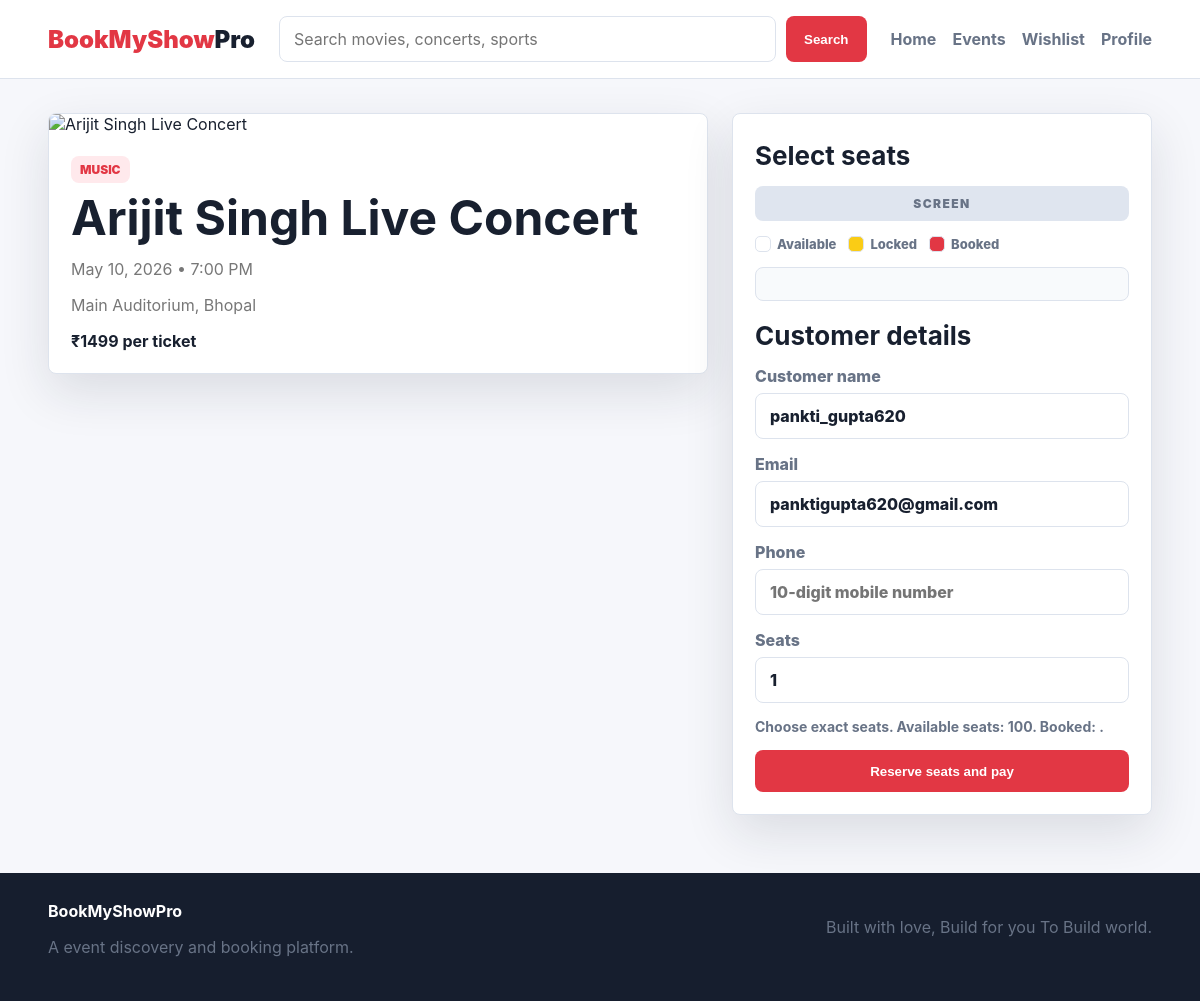
The app's page /events/5/book/ (signed in), older data.
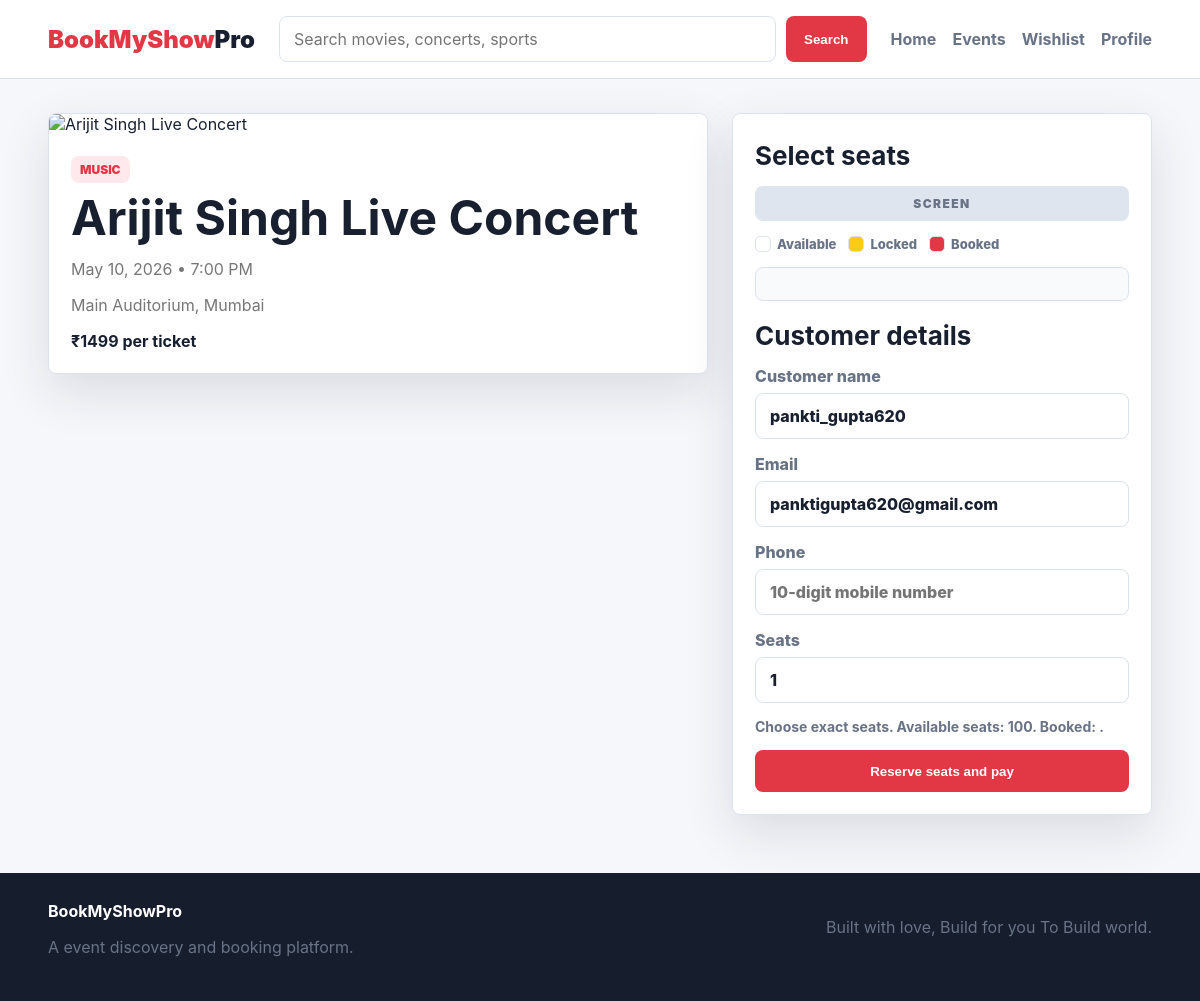
The same page, newer data.
### events/models.py (models this page shows, shortened)
class Event(models.Model):
    CATEGORY_CHOICES = [
        ('Music','Music'),
        ('Sports','Sports'),
        ('Comedy','Comedy'),
        ('Movies','Movies'),
        ('Theatre','Theatre'),
        ('Tech','Tech')
    ]
    title = models.CharField(max_length=200)
    image = models.CharField(max_length=200)  # just store image file name
    date = models.DateField()
    time = models.TimeField(default=time(19, 0))
    category = models.CharField(max_length=50, choices=CATEGORY_CHOICES)
    location = models.CharField(max_length=200)
    city = models.CharField(max_length=100, default='Bhopal')
    venue = models.CharField(max_length=200, default='Main Auditorium')
    price = models.IntegerField()
    seats_available = models.PositiveIntegerField(default=100)
    rating = models.DecimalField(
        max_digits=3,
        decimal_places=1,
        default=Decimal('4.5'),
        validators=[MinValueValidator(0), MaxValueValidator(5)]
    )
    language = models.CharField(max_length=80, default='Hindi, English')
    duration = models.CharField(max_length=50, default='2h 30m')
    is_featured = models.BooleanField(default=False)
    description = models.TextField()
    class Meta:
        ordering = ['date', 'time', 'title']
    @property
    def image_url(self):
        if self.image.startswith(('http://', 'https://', '/')):
            return self.image
        fallback_images = {
            'Music': 'https://images.unsplash.com/photo-1492684223066-81342ee5ff30?auto=format&fit=crop&w=900&q=80',
            'Sports': 'https://images.unsplash.com/photo-1540747913346-19e32dc3e97e?auto=format&fit=crop&w=900&q=80',
            'Comedy': 'https://images.unsplash.com/photo-1527224538127-2104bb71c51b?auto=format&fit=crop&w=900&q=80',
            'Movies': 'https://images.unsplash.com/photo-1489599849927-2ee91cede3ba?auto=format&fit=crop&w=900&q=80',
            'Theatre': 'https://images.unsplash.com/photo-1503095396549-807759245b35?auto=format&fit=crop&w=900&q=80',
            'Tech': 'https://images.unsplash.com/photo-1540575467063-178a50c2df87?auto=format&fit=crop&w=900&q=80',
        }
        return fallback_images.get(self.category, fallback_images['Movies'])

### events/views.py (the view)
# urls.py: path('events/<int:event_id>/book/', views.book_event, name='book_event'),
def book_event(request, event_id):
    event = get_object_or_404(Event, id=event_id)
    if not request.user.is_authenticated:
        messages.info(request, 'Please login to book tickets and view them in your profile.')
        return redirect(f'/login/?next=/events/{event.pk}/book/')
    if request.method == 'POST':
        form = BookingForm(request.POST, event=event)
        if form.is_valid():
            booking = form.save(commit=False)
            booking.user = request.user
            booking.event = event
            booking.total_amount = booking.seats * event.price
            booking.save()
            event.seats_available -= booking.seats
            event.save(update_fields=['seats_available'])
            messages.success(request, 'Booking confirmed successfully.')
            return redirect('booking_success', booking_id=booking.pk)
    else:
        form = BookingForm(
            event=event,
            initial={
                'customer_name': request.user.get_full_name() or request.user.username,
                'email': request.user.email,
            }
        )
    return render(request, 'booking.html', {'event': event, 'form': form})

### events/forms.py (shortened to what this page needs)
class BookingForm(forms.ModelForm):
    class Meta:
        model = Booking
        fields = ['customer_name', 'email', 'phone', 'seats']
        widgets = {
            'customer_name': forms.TextInput(attrs={'placeholder': 'Full name'}),
            'email': forms.EmailInput(attrs={'placeholder': 'name@example.com'}),
            'phone': forms.TextInput(attrs={'placeholder': '10-digit mobile number'}),
            'seats': forms.NumberInput(attrs={'min': 1, 'max': 10}),
        }
    def __init__(self, *args, event=None, **kwargs):
        self.event = event
        super().__init__(*args, **kwargs)
        for field in self.fields.values():
            field.widget.attrs['class'] = 'form-control'

### events/templates/booking.html (shortened to what this page needs)
{% extends 'base.html' %}
{% block content %}
<section class="booking-layout">
    <div class="booking-summary">
        <img src="{{ event.image_url }}" alt="{{ event.title }}">
        <div>
            <p class="chip">{{ event.category }}</p>
            <h1>{{ event.title }}</h1>
            <p class="muted">{{ event.date|date:"M d, Y" }} • {{ event.time|time:"g:i A" }}</p>
            <p class="muted">{{ event.venue }}, {{ event.city }}</p>
            <strong>₹{{ event.price }} per ticket</strong>
        </div>
    </div>
    <form class="booking-form" method="post">
        <h2>Select seats</h2>
        <div class="screen-line">SCREEN</div>
        <div class="seat-legend">
            <span><i class="seat available"></i> Available</span>
            <span><i class="seat locked"></i> Locked</span>
            <span><i class="seat booked"></i> Booked</span>
        </div>
        <div class="seat-map">
            {% regroup seat_map by row as rows %}
        </div>
        <h2>Customer details</h2>
        {% for field in form %}
            <label>
                {{ field.label }}
                {{ field }}
            </label>
        {% endfor %}
        <div class="price-note">Choose exact seats. Available seats: {{ event.seats_available }}. Booked: {{ booked_count }}.</div>
        <button class="btn" type="submit">Reserve seats and pay</button>
    </form>
</section>
{% endblock %}

Row changes from the older to the newer data that the page shows:
changed Event "Arijit Singh Live Concert": city "Bhopal" → "Mumbai"
